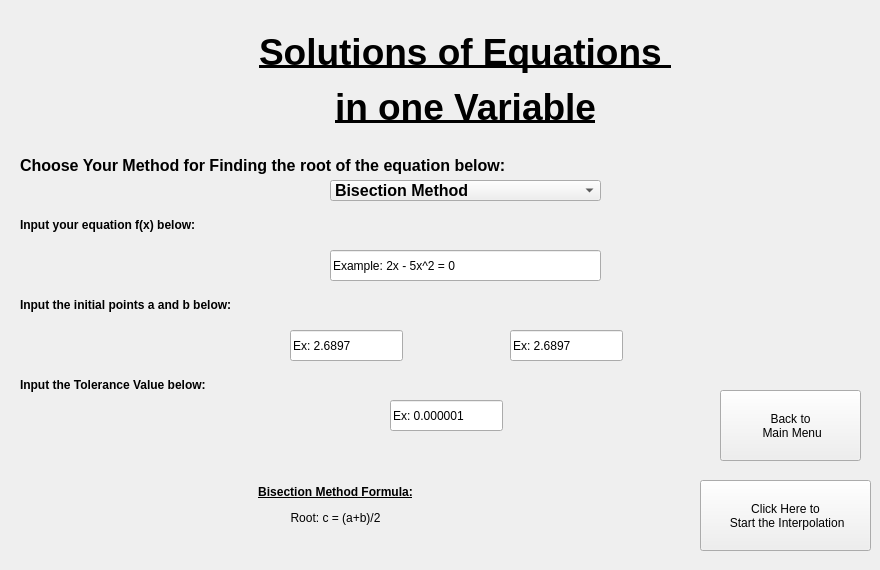
    <widget class="QWidget" name="Chapter2Tab">
     <attribute name="title">
      <string>Page</string>
     </attribute>
     <widget class="QLabel" name="Chapter2Heading">
      <property name="geometry">
       <rect>
        <x>100</x>
        <y>30</y>
        <width>731</width>
        <height>101</height>
       </rect>
      </property>
      <property name="text">
       <string>&lt;html&gt;&lt;head/&gt;&lt;body&gt;&lt;p align=&quot;center&quot;&gt;&lt;span style=&quot; font-size:28pt; font-weight:600; text-decoration: underline;&quot;&gt;Solutions of Equations &lt;/span&gt;&lt;/p&gt;&lt;p align=&quot;center&quot;&gt;&lt;span style=&quot; font-size:28pt; font-weight:600; text-decoration: underline;&quot;&gt;in one Variable&lt;/span&gt;&lt;/p&gt;&lt;/body&gt;&lt;/html&gt;</string>
      </property>
     </widget>
     <widget class="QComboBox" name="Chp2choicebox">
      <property name="geometry">
       <rect>
        <x>330</x>
        <y>180</y>
        <width>271</width>
        <height>21</height>
       </rect>
      </property>
      <property name="font">
       <font>
        <pointsize>12</pointsize>
        <weight>75</weight>
        <bold>true</bold>
       </font>
      </property>
      <item>
       <property name="text">
        <string>Bisection Method</string>
       </property>
      </item>
      <item>
       <property name="text">
        <string>Regulai Falsi Method</string>
       </property>
      </item>
      <item>
       <property name="text">
        <string>Newton - Raphson Method</string>
       </property>
      </item>
      <item>
       <property name="text">
        <string>Secant Method</string>
       </property>
      </item>
      <item>
       <property name="text">
        <string>Fixed Point Iteration Method</string>
       </property>
      </item>
     </widget>
     <widget class="QLabel" name="Chp2label">
      <property name="geometry">
       <rect>
        <x>20</x>
        <y>150</y>
        <width>551</width>
        <height>31</height>
       </rect>
      </property>
      <property name="text">
       <string>&lt;html&gt;&lt;head/&gt;&lt;body&gt;&lt;p&gt;&lt;span style=&quot; font-size:12pt; font-weight:600;&quot;&gt;Choose Your Method for Finding the root of the equation below:&lt;/span&gt;&lt;/p&gt;&lt;/body&gt;&lt;/html&gt;</string>
      </property>
     </widget>
     <widget class="QLabel" name="Chp2funclabel">
      <property name="geometry">
       <rect>
        <x>20</x>
        <y>210</y>
        <width>551</width>
        <height>31</height>
       </rect>
      </property>
      <property name="text">
       <string>&lt;html&gt;&lt;head/&gt;&lt;body&gt;&lt;p&gt;&lt;span style=&quot; font-weight:600;&quot;&gt;Input your equation f(x) below:&lt;/span&gt;&lt;/p&gt;&lt;/body&gt;&lt;/html&gt;</string>
      </property>
     </widget>
     <widget class="QLineEdit" name="Chp2FuncInput">
      <property name="geometry">
       <rect>
        <x>330</x>
        <y>250</y>
        <width>271</width>
        <height>31</height>
       </rect>
      </property>
      <property name="text">
       <string>Example: 2x - 5x^2 = 0</string>
      </property>
     </widget>
     <widget class="QLineEdit" name="Chp2Ainput">
      <property name="geometry">
       <rect>
        <x>290</x>
        <y>330</y>
        <width>113</width>
        <height>31</height>
       </rect>
      </property>
      <property name="inputMask">
       <string/>
      </property>
      <property name="text">
       <string>Ex: 2.6897</string>
      </property>
      <property name="maxLength">
       <number>32767</number>
      </property>
     </widget>
     <widget class="QLineEdit" name="Chp2Binput">
      <property name="geometry">
       <rect>
        <x>510</x>
        <y>330</y>
        <width>113</width>
        <height>31</height>
       </rect>
      </property>
      <property name="inputMask">
       <string/>
      </property>
      <property name="text">
       <string>Ex: 2.6897</string>
      </property>
      <property name="maxLength">
       <number>32767</number>
      </property>
     </widget>
     <widget class="QLabel" name="Chp2formulalabel">
      <property name="geometry">
       <rect>
        <x>30</x>
        <y>450</y>
        <width>611</width>
        <height>111</height>
       </rect>
      </property>
      <property name="text">
       <string>&lt;html&gt;&lt;head/&gt;&lt;body&gt;&lt;p align=&quot;center&quot;&gt;&lt;span style=&quot; font-weight:600; text-decoration: underline;&quot;&gt;Bisection Method Formula:&lt;/span&gt;&lt;/p&gt;&lt;p align=&quot;center&quot;&gt;Root: c = (a+b)/2&lt;/p&gt;&lt;/body&gt;&lt;/html&gt;</string>
      </property>
     </widget>
     <widget class="QPushButton" name="Chp2startbutton">
      <property name="geometry">
       <rect>
        <x>700</x>
        <y>480</y>
        <width>171</width>
        <height>71</height>
       </rect>
      </property>
      <property name="text">
       <string>Click Here to 
 Start the Interpolation</string>
      </property>
     </widget>
     <widget class="QLineEdit" name="Chp2tolinput">
      <property name="geometry">
       <rect>
        <x>390</x>
        <y>400</y>
        <width>113</width>
        <height>31</height>
       </rect>
      </property>
      <property name="inputMask">
       <string/>
      </property>
      <property name="text">
       <string>Ex: 0.000001</string>
      </property>
      <property name="maxLength">
       <number>32767</number>
      </property>
     </widget>
     <widget class="QPushButton" name="Chp2mainback">
      <property name="geometry">
       <rect>
        <x>720</x>
        <y>390</y>
        <width>141</width>
        <height>71</height>
       </rect>
      </property>
      <property name="text">
       <string>Back to 
 Main Menu</string>
      </property>
     </widget>
     <widget class="QLabel" name="Chp2pointslabel">
      <property name="geometry">
       <rect>
        <x>20</x>
        <y>290</y>
        <width>551</width>
        <height>31</height>
       </rect>
      </property>
      <property name="text">
       <string>&lt;html&gt;&lt;head/&gt;&lt;body&gt;&lt;p&gt;&lt;span style=&quot; font-weight:600;&quot;&gt;Input the initial points a and b below:&lt;/span&gt;&lt;/p&gt;&lt;/body&gt;&lt;/html&gt;</string>
      </property>
     </widget>
     <widget class="QLabel" name="Chp2toleranclabel">
      <property name="geometry">
       <rect>
        <x>20</x>
        <y>370</y>
        <width>551</width>
        <height>31</height>
       </rect>
      </property>
      <property name="text">
       <string>&lt;html&gt;&lt;head/&gt;&lt;body&gt;&lt;p&gt;&lt;span style=&quot; font-weight:600;&quot;&gt;Input the Tolerance Value below:&lt;/span&gt;&lt;/p&gt;&lt;/body&gt;&lt;/html&gt;</string>
      </property>
     </widget>
    </widget>
